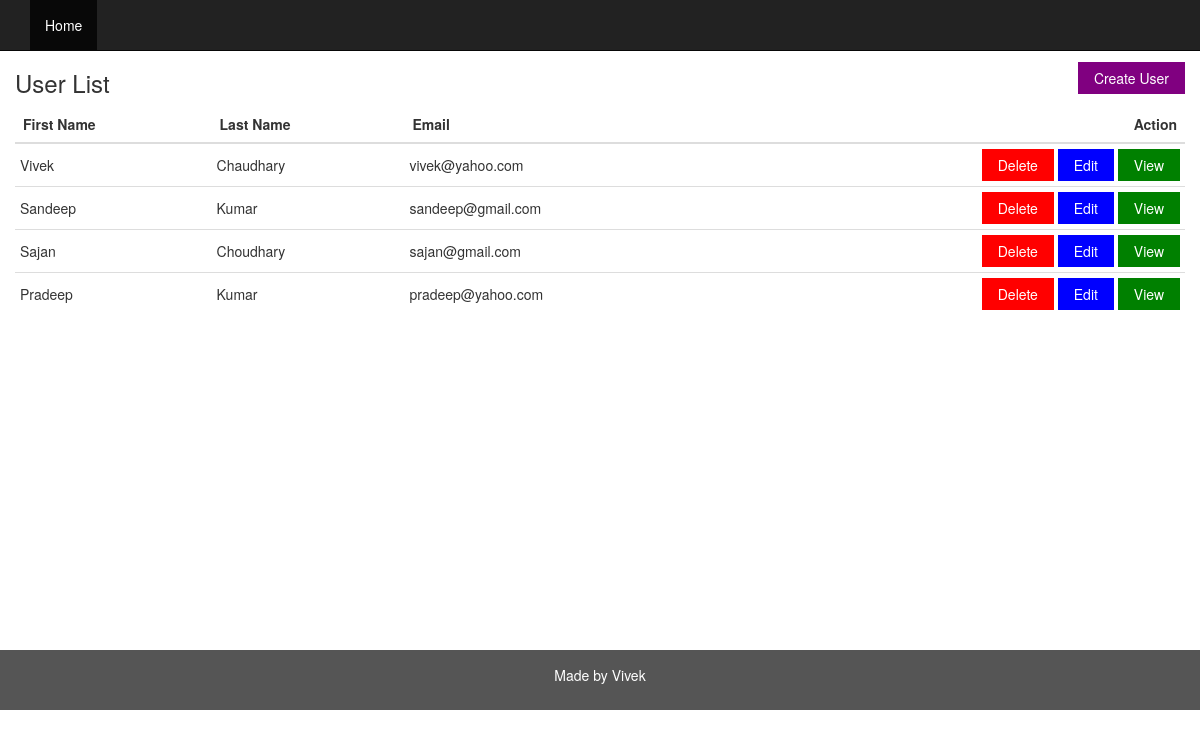
The page / on the database its author committed.
### tables this page shows
CREATE TABLE `users` (
  `id` int(11) NOT NULL AUTO_INCREMENT PRIMARY KEY,
  `first_name` varchar(100) NOT NULL,
  `last_name` varchar(100) NOT NULL,
  `email_address` varchar(100) NOT NULL
);

### class/user.php (called while the page is built, shortened)
<?php
class User
{
    private $conn;
    function __construct() {
    $servername = "localhost";
    $dbname = "crud";
    $username = "root";
    $password = "";
    $conn = new mysqli($servername, $username, $password, $dbname);
      if ($conn->connect_error) {
        die("Connection failed: " . $conn->connect_error);
       }else{
        $this->conn=$conn;
       }
    }
    public function user_list(){
       $sql = "SELECT * FROM users ORDER BY first_name DESC ";
       $result=  $this->conn->query($sql);
       return $result;
    }
}
?>

### index.php (the view, shortened to what this page needs)
<?php
include 'header.php';
$user_list = $user_obj->user_list();
?>
<div class="container " >
    <div class="row content">
        <a  href="create-user-info.php"  class="button button-purple mt-12 pull-right">Create User</a>
        <h3>User List</h3>
        <table class="table">
            <thead>
                <tr>
                    <th>First Name</th>
                    <th>Last Name</th>
                    <th>Email</th>
                    <th class="text-right">Action</th>
                </tr>
            </thead>
            <tbody>
<?php
if ($user_list->num_rows > 0) {
  while ($row = $user_list->fetch_assoc()) {
     ?>
             <tr>
                <td><?php echo $row["first_name"] ?></td>
                <td><?php echo $row["last_name"] ?></td>
                <td><?php echo $row["email_address"] ?></td>
                <td class="text-right">
                    <a  href="<?php echo 'delete-user-info.php?id=' . $row["id"] ?>" class="button button-red">Delete</a>
                    <a  href="<?php echo 'update-user-info.php?id=' . $row["id"] ?>" class="button button-blue">Edit</a>
                    <a href="<?php echo 'read-user-info.php?id=' . $row["id"] ?>" class="button button-green">View</a>
                </td>
            </tr>
    <?php
    }
}
?>
           </tbody>
        </table>
    </div>
</div>
<?php
include 'footer.php';
?>

### header.php (shortened to what this page needs)
<!DOCTYPE html>
<html lang="en" >
    <head>
        <link rel="stylesheet" href="https://maxcdn.bootstrapcdn.com/bootstrap/3.3.7/css/bootstrap.min.css">
        <link rel="stylesheet" href="./assets/style.css">
    </head>
    <body >
        <?php
        include './class/user.php';
        $user_obj = new User();
        ?>
        <nav class="navbar navbar-inverse navbar-fixed-top">
            <div class="container-fluid">
                <div class="navbar-header">
                    <a class="navbar-brand" href="#"></a>
                </div>
                <div class="collapse navbar-collapse" id="myNavbar">
                    <ul class="nav navbar-nav">
                        <li class="active"><a href="index.php">Home</a></li>
                    </ul>
                </div>
            </div>
        </nav>

### footer.php
<footer class="container-fluid text-center">
  <p>Made by Vivek</p>
</footer>
</body>
</html>

### assets/style.css (style rules this page uses)
body { padding-top: 50px; }
.navbar { margin-bottom: 0; border-radius: 0; }
.row.content { min-height:600px }
footer { background-color: #555; color: white; padding: 15px; }
.table > tbody > tr > td { padding: 5px; vertical-align: middle; }
.button { border: none; color: white; padding: 6px 16px; text-align: center; text-decoration: none; display: inline-block; font-size: 14px; cursor: pointer; }
.button-blue { background-color: #0000FF; }
.button-red { background-color: #FF0000; }
.button-green { background-color: #008000; }
.button-purple { background-color: purple; }
.mt-12 { margin-top: 12px; }

### rows shown on the page
users: first_name "Vivek", last_name "Chaudhary", email_address "vivek@yahoo.com"
users: first_name "Sandeep", last_name "Kumar", email_address "sandeep@gmail.com"
users: first_name "Sajan", last_name "Choudhary", email_address "sajan@gmail.com"
users: first_name "Pradeep", last_name "Kumar", email_address "pradeep@yahoo.com"
